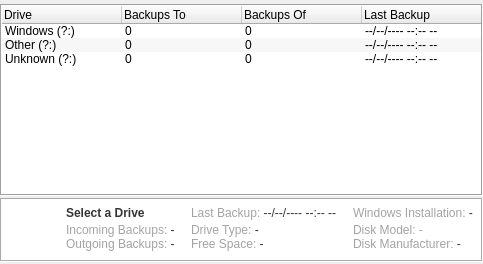
         <widget class="QWidget" name="DriveView">
          <attribute name="title">
           <string>Drives</string>
          </attribute>
          <layout class="QVBoxLayout" name="verticalLayout_4">
           <property name="spacing">
            <number>2</number>
           </property>
           <property name="leftMargin">
            <number>0</number>
           </property>
           <property name="topMargin">
            <number>4</number>
           </property>
           <property name="rightMargin">
            <number>0</number>
           </property>
           <property name="bottomMargin">
            <number>2</number>
           </property>
           <item>
            <widget class="QClickTreeWidget" name="DriveTree">
             <property name="sizePolicy">
              <sizepolicy hsizetype="Preferred" vsizetype="Minimum">
               <horstretch>0</horstretch>
               <verstretch>0</verstretch>
              </sizepolicy>
             </property>
             <property name="focusPolicy">
              <enum>Qt::StrongFocus</enum>
             </property>
             <property name="styleSheet">
              <string notr="true"/>
             </property>
             <property name="frameShape">
              <enum>QFrame::Box</enum>
             </property>
             <property name="editTriggers">
              <set>QAbstractItemView::DoubleClicked|QAbstractItemView::EditKeyPressed</set>
             </property>
             <property name="tabKeyNavigation">
              <bool>false</bool>
             </property>
             <property name="showDropIndicator" stdset="0">
              <bool>false</bool>
             </property>
             <property name="dragEnabled">
              <bool>false</bool>
             </property>
             <property name="dragDropOverwriteMode">
              <bool>false</bool>
             </property>
             <property name="alternatingRowColors">
              <bool>true</bool>
             </property>
             <property name="selectionMode">
              <enum>QAbstractItemView::SingleSelection</enum>
             </property>
             <property name="selectionBehavior">
              <enum>QAbstractItemView::SelectRows</enum>
             </property>
             <property name="iconSize">
              <size>
               <width>16</width>
               <height>16</height>
              </size>
             </property>
             <property name="textElideMode">
              <enum>Qt::ElideRight</enum>
             </property>
             <property name="autoExpandDelay">
              <number>-1</number>
             </property>
             <property name="rootIsDecorated">
              <bool>false</bool>
             </property>
             <property name="uniformRowHeights">
              <bool>false</bool>
             </property>
             <property name="itemsExpandable">
              <bool>false</bool>
             </property>
             <property name="sortingEnabled">
              <bool>false</bool>
             </property>
             <property name="animated">
              <bool>true</bool>
             </property>
             <property name="allColumnsShowFocus">
              <bool>false</bool>
             </property>
             <property name="wordWrap">
              <bool>false</bool>
             </property>
             <property name="expandsOnDoubleClick">
              <bool>true</bool>
             </property>
             <property name="columnCount">
              <number>4</number>
             </property>
             <attribute name="headerCascadingSectionResizes">
              <bool>true</bool>
             </attribute>
             <attribute name="headerMinimumSectionSize">
              <number>50</number>
             </attribute>
             <attribute name="headerDefaultSectionSize">
              <number>120</number>
             </attribute>
             <attribute name="headerHighlightSections">
              <bool>false</bool>
             </attribute>
             <attribute name="headerShowSortIndicator" stdset="0">
              <bool>false</bool>
             </attribute>
             <attribute name="headerStretchLastSection">
              <bool>true</bool>
             </attribute>
             <column>
              <property name="text">
               <string>Drive</string>
              </property>
              <property name="toolTip">
               <string>The drive available to backup files from or to.</string>
              </property>
             </column>
             <column>
              <property name="text">
               <string notr="true">Backups To</string>
              </property>
              <property name="toolTip">
               <string>&lt;html&gt;&lt;head/&gt;&lt;body&gt;&lt;p&gt;The amount of backups &lt;span style=&quot; font-weight:600; text-decoration: underline;&quot;&gt;saved &lt;/span&gt;&lt;span style=&quot; font-weight:600; text-decoration: underline;&quot;&gt;to&lt;/span&gt; this drive.&lt;/p&gt;&lt;/body&gt;&lt;/html&gt;</string>
              </property>
             </column>
             <column>
              <property name="text">
               <string>Backups Of</string>
              </property>
              <property name="toolTip">
               <string>&lt;html&gt;&lt;head/&gt;&lt;body&gt;&lt;p&gt;The amount of backups that &lt;span style=&quot; font-weight:600; text-decoration: underline;&quot;&gt;restore files&lt;/span&gt; from this drive.&lt;/p&gt;&lt;/body&gt;&lt;/html&gt;</string>
              </property>
             </column>
             <column>
              <property name="text">
               <string notr="true">Last Backup</string>
              </property>
              <property name="toolTip">
               <string>The last time a backup was initiated from this drive.</string>
              </property>
             </column>
             <item>
              <property name="text">
               <string>Windows (?:)</string>
              </property>
              <property name="toolTip">
               <string>You can't create backups from or to your installation drive.</string>
              </property>
              <property name="icon">
               <iconset resource="assets.qrc">
                <normaloff>:/sources/Icons/Drives/DriveInstallation.ico</normaloff>:/sources/Icons/Drives/DriveInstallation.ico</iconset>
              </property>
              <property name="text">
               <string>0</string>
              </property>
              <property name="text">
               <string>0</string>
              </property>
              <property name="text">
               <string>--/--/---- --:-- --</string>
              </property>
             </item>
             <item>
              <property name="text">
               <string>Other (?:)</string>
              </property>
              <property name="icon">
               <iconset resource="assets.qrc">
                <normaloff>:/sources/Icons/Drives/Drive.ico</normaloff>:/sources/Icons/Drives/Drive.ico</iconset>
              </property>
              <property name="text">
               <string>0</string>
              </property>
              <property name="text">
               <string>0</string>
              </property>
              <property name="text">
               <string>--/--/---- --:-- --</string>
              </property>
             </item>
             <item>
              <property name="text">
               <string>Unknown (?:)</string>
              </property>
              <property name="icon">
               <iconset resource="assets.qrc">
                <normaloff>:/sources/Icons/Drives/DriveUnknown.ico</normaloff>:/sources/Icons/Drives/DriveUnknown.ico</iconset>
              </property>
              <property name="text">
               <string>0</string>
              </property>
              <property name="text">
               <string>0</string>
              </property>
              <property name="text">
               <string>--/--/---- --:-- --</string>
              </property>
             </item>
            </widget>
           </item>
           <item>
            <widget class="QFrame" name="DriveInfo">
             <property name="sizePolicy">
              <sizepolicy hsizetype="Preferred" vsizetype="Minimum">
               <horstretch>0</horstretch>
               <verstretch>0</verstretch>
              </sizepolicy>
             </property>
             <property name="minimumSize">
              <size>
               <width>0</width>
               <height>64</height>
              </size>
             </property>
             <property name="maximumSize">
              <size>
               <width>16777215</width>
               <height>64</height>
              </size>
             </property>
             <property name="autoFillBackground">
              <bool>false</bool>
             </property>
             <property name="styleSheet">
              <string notr="true">background-color: rgb(255, 255, 255);</string>
             </property>
             <property name="frameShape">
              <enum>QFrame::Box</enum>
             </property>
             <property name="frameShadow">
              <enum>QFrame::Sunken</enum>
             </property>
             <layout class="QHBoxLayout" name="horizontalLayout_2">
              <property name="spacing">
               <number>8</number>
              </property>
              <property name="leftMargin">
               <number>8</number>
              </property>
              <property name="topMargin">
               <number>4</number>
              </property>
              <property name="rightMargin">
               <number>8</number>
              </property>
              <property name="bottomMargin">
               <number>4</number>
              </property>
              <item>
               <widget class="QLabel" name="driveIcon">
                <property name="sizePolicy">
                 <sizepolicy hsizetype="Fixed" vsizetype="Fixed">
                  <horstretch>0</horstretch>
                  <verstretch>0</verstretch>
                 </sizepolicy>
                </property>
                <property name="minimumSize">
                 <size>
                  <width>48</width>
                  <height>48</height>
                 </size>
                </property>
                <property name="maximumSize">
                 <size>
                  <width>48</width>
                  <height>48</height>
                 </size>
                </property>
                <property name="baseSize">
                 <size>
                  <width>48</width>
                  <height>48</height>
                 </size>
                </property>
                <property name="contextMenuPolicy">
                 <enum>Qt::DefaultContextMenu</enum>
                </property>
                <property name="autoFillBackground">
                 <bool>false</bool>
                </property>
                <property name="styleSheet">
                 <string notr="true">background: transparent;</string>
                </property>
                <property name="text">
                 <string/>
                </property>
                <property name="pixmap">
                 <pixmap resource="assets.qrc">:/sources/Icons/Drives/DriveUnknown.ico</pixmap>
                </property>
                <property name="scaledContents">
                 <bool>true</bool>
                </property>
                <property name="textInteractionFlags">
                 <set>Qt::NoTextInteraction</set>
                </property>
               </widget>
              </item>
              <item>
               <layout class="QGridLayout" name="insightsDriveGrid">
                <property name="topMargin">
                 <number>2</number>
                </property>
                <property name="bottomMargin">
                 <number>2</number>
                </property>
                <property name="horizontalSpacing">
                 <number>16</number>
                </property>
                <property name="verticalSpacing">
                 <number>0</number>
                </property>
                <item row="0" column="0">
                 <widget class="QLabel" name="InsightsDriveName">
                  <property name="sizePolicy">
                   <sizepolicy hsizetype="Preferred" vsizetype="Maximum">
                    <horstretch>0</horstretch>
                    <verstretch>0</verstretch>
                   </sizepolicy>
                  </property>
                  <property name="contextMenuPolicy">
                   <enum>Qt::ActionsContextMenu</enum>
                  </property>
                  <property name="styleSheet">
                   <string notr="true">color: rgb(53, 53, 53);
background: transparent;</string>
                  </property>
                  <property name="text">
                   <string>&lt;html&gt;&lt;head/&gt;&lt;body&gt;&lt;p&gt;&lt;span style=&quot; font-weight:600;&quot;&gt;Select a Drive&lt;/span&gt;&lt;/p&gt;&lt;/body&gt;&lt;/html&gt;</string>
                  </property>
                  <property name="textFormat">
                   <enum>Qt::RichText</enum>
                  </property>
                 </widget>
                </item>
                <item row="1" column="2">
                 <widget class="QLabel" name="InsightsDiskInfo">
                  <property name="sizePolicy">
                   <sizepolicy hsizetype="Preferred" vsizetype="Preferred">
                    <horstretch>0</horstretch>
                    <verstretch>0</verstretch>
                   </sizepolicy>
                  </property>
                  <property name="contextMenuPolicy">
                   <enum>Qt::ActionsContextMenu</enum>
                  </property>
                  <property name="styleSheet">
                   <string notr="true">color: rgb(53, 53, 53);
background: transparent;</string>
                  </property>
                  <property name="text">
                   <string>&lt;html&gt;&lt;head/&gt;&lt;body&gt;&lt;p&gt;&lt;span style=&quot; color:#a3a3a3;&quot;&gt;Disk Model: -&lt;/span&gt;&lt;br/&gt;&lt;span style=&quot; color:#a3a3a3;&quot;&gt;Disk Manufacturer: &lt;/span&gt;-&lt;/p&gt;&lt;/body&gt;&lt;/html&gt;</string>
                  </property>
                  <property name="textFormat">
                   <enum>Qt::RichText</enum>
                  </property>
                 </widget>
                </item>
                <item row="0" column="2">
                 <widget class="QLabel" name="InsightsDriveWindows">
                  <property name="sizePolicy">
                   <sizepolicy hsizetype="Preferred" vsizetype="Maximum">
                    <horstretch>0</horstretch>
                    <verstretch>0</verstretch>
                   </sizepolicy>
                  </property>
                  <property name="contextMenuPolicy">
                   <enum>Qt::ActionsContextMenu</enum>
                  </property>
                  <property name="styleSheet">
                   <string notr="true">color: rgb(53, 53, 53);
background: transparent;</string>
                  </property>
                  <property name="text">
                   <string>&lt;html&gt;&lt;head/&gt;&lt;body&gt;&lt;p&gt;&lt;span style=&quot; color:#a3a3a3;&quot;&gt;Windows Installation:&lt;/span&gt; -&lt;/p&gt;&lt;/body&gt;&lt;/html&gt;</string>
                  </property>
                  <property name="textFormat">
                   <enum>Qt::RichText</enum>
                  </property>
                 </widget>
                </item>
                <item row="1" column="0">
                 <widget class="QLabel" name="InsightsDriveBackupCount">
                  <property name="sizePolicy">
                   <sizepolicy hsizetype="Maximum" vsizetype="Preferred">
                    <horstretch>0</horstretch>
                    <verstretch>0</verstretch>
                   </sizepolicy>
                  </property>
                  <property name="contextMenuPolicy">
                   <enum>Qt::ActionsContextMenu</enum>
                  </property>
                  <property name="styleSheet">
                   <string notr="true">color: rgb(53, 53, 53);
background: transparent;</string>
                  </property>
                  <property name="text">
                   <string>&lt;html&gt;&lt;head/&gt;&lt;body&gt;&lt;p&gt;&lt;span style=&quot; color:#a5a5a5;&quot;&gt;Incoming Backups:&lt;/span&gt; -&lt;br/&gt;&lt;span style=&quot; color:#a3a3a3;&quot;&gt;Outgoing Backups:&lt;/span&gt; -&lt;/p&gt;&lt;/body&gt;&lt;/html&gt;</string>
                  </property>
                  <property name="textFormat">
                   <enum>Qt::RichText</enum>
                  </property>
                 </widget>
                </item>
                <item row="1" column="1">
                 <widget class="QLabel" name="InsightsDriveInfo">
                  <property name="sizePolicy">
                   <sizepolicy hsizetype="Maximum" vsizetype="Preferred">
                    <horstretch>0</horstretch>
                    <verstretch>0</verstretch>
                   </sizepolicy>
                  </property>
                  <property name="contextMenuPolicy">
                   <enum>Qt::ActionsContextMenu</enum>
                  </property>
                  <property name="styleSheet">
                   <string notr="true">color: rgb(53, 53, 53);
background: transparent;</string>
                  </property>
                  <property name="text">
                   <string>&lt;html&gt;&lt;head/&gt;&lt;body&gt;&lt;p&gt;&lt;span style=&quot; color:#a5a5a5;&quot;&gt;Drive Type:&lt;/span&gt; -&lt;br/&gt;&lt;span style=&quot; color:#a3a3a3;&quot;&gt;Free Space:&lt;/span&gt; -&lt;/p&gt;&lt;/body&gt;&lt;/html&gt;</string>
                  </property>
                  <property name="textFormat">
                   <enum>Qt::RichText</enum>
                  </property>
                 </widget>
                </item>
                <item row="0" column="1">
                 <widget class="QLabel" name="InsightsDriveLastBackup">
                  <property name="sizePolicy">
                   <sizepolicy hsizetype="Maximum" vsizetype="Maximum">
                    <horstretch>0</horstretch>
                    <verstretch>0</verstretch>
                   </sizepolicy>
                  </property>
                  <property name="contextMenuPolicy">
                   <enum>Qt::ActionsContextMenu</enum>
                  </property>
                  <property name="styleSheet">
                   <string notr="true">color: rgb(53, 53, 53);
background: transparent;</string>
                  </property>
                  <property name="text">
                   <string>&lt;html&gt;&lt;head/&gt;&lt;body&gt;&lt;p&gt;&lt;span style=&quot; color:#a3a3a3;&quot;&gt;Last Backup:&lt;/span&gt; --/--/---- --:-- --&lt;/p&gt;&lt;/body&gt;&lt;/html&gt;</string>
                  </property>
                  <property name="textFormat">
                   <enum>Qt::RichText</enum>
                  </property>
                 </widget>
                </item>
               </layout>
              </item>
             </layout>
            </widget>
           </item>
          </layout>
         </widget>
